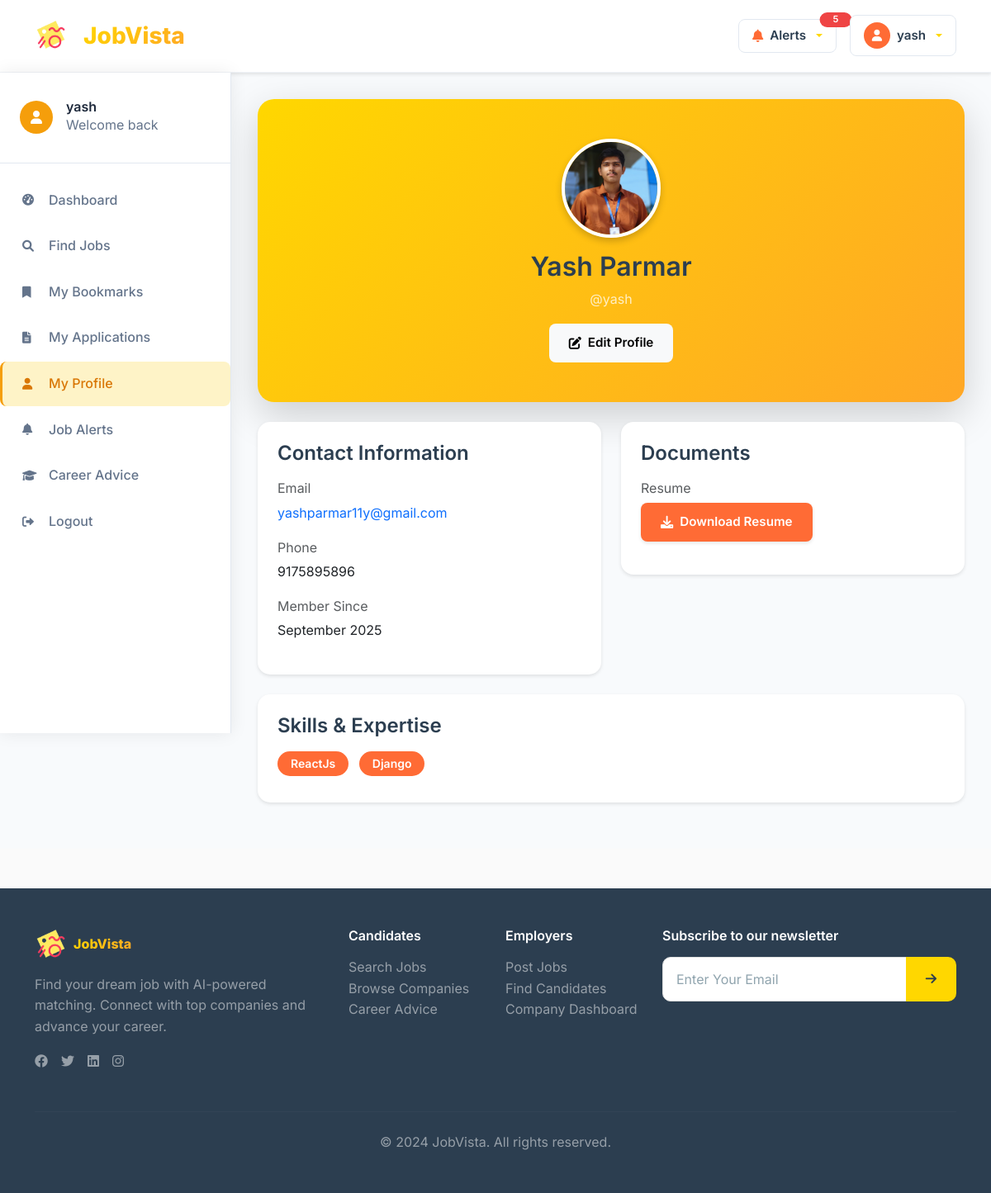
The app's page /profile/ (signed in) with its own data.
### accounts/models.py (models this page shows, shortened)
class UserProfile(models.Model):
    user = models.OneToOneField(User, on_delete=models.CASCADE)
    first_name = models.CharField(max_length=100, blank=True)
    last_name = models.CharField(max_length=100, blank=True)
    phone = models.CharField(max_length=15, blank=True)
    email = models.EmailField(blank=True)
    profile_picture = models.ImageField(upload_to=user_directory_path, blank=True, null=True)
    resume = models.FileField(upload_to=user_directory_path, blank=True, null=True)
    skills = models.TextField(blank=True)  # Comma-separated list like "ReactJS,Python"
    created_at = models.DateTimeField(auto_now_add=True)
    dateofbirth = models.DateField(blank=True, null=True)
    class Meta:
        get_latest_by = 'created_at'

### accounts/views.py (the view)
# urls.py: path('profile/', profile_view, name='profile_view'),
@login_required
def profile_view(request):
    try:
        profile = request.user.userprofile
    except UserProfile.DoesNotExist:
        messages.info(request, 'Please complete your profile first.')
        return redirect('profile_edit')
    skills_list = []
    if profile.skills:
        skills_list = [skill.strip() for skill in profile.skills.split(',') if skill.strip()]
    context = {
        'profile': profile,
        'skills_list': skills_list,
        'is_own_profile': True  # Since this is the user's own profile view
    }
    return render(request, 'accounts/profile_view.html', context)

### templates/accounts/profile_view.html (shortened to what this page needs)
{% extends 'base.html' %}
{% load static %}
{% block content %}
<div class="profile-container">
    <div class="sidebar">
        <div class="sidebar-header">
            <div class="d-flex align-items-center">
                <div id="sidebarToggle" class="rounded-circle me-3 d-flex align-items-center justify-content-center"
                     style="width: 40px; height: 40px; background: #f59e0b; color: white; cursor: pointer; transition: all 0.3s ease;">
                    <i class="fas fa-user"></i>
                </div>
                <div>
                    <h6 class="mb-0 font-semibold" style="color: #1e293b;">{{ user.first_name|default:user.username }}</h6>
                    <p class="mb-0 text-sm" style="color: #64748b;">Welcome back</p>
                </div>
            </div>
        </div>
        <nav class="sidebar-nav">
            <div class="nav-item">
                <a href="{% url 'dashboard' %}" class="nav-link">
                    <i class="fas fa-tachometer-alt"></i>
                    <span>Dashboard</span>
                </a>
            </div>
            <div class="nav-item">
                <a href="{% url 'find_jobs' %}" class="nav-link">
                    <i class="fas fa-search"></i>
                    <span>Find Jobs</span>
                </a>
            </div>
            <div class="nav-item">
                <a href="{% url 'user_bookmarks' %}" class="nav-link">
                    <i class="fas fa-bookmark"></i>
                    <span>My Bookmarks</span>
                </a>
            </div>
            <div class="nav-item">
                <a href="{% url 'my_applications' %}" class="nav-link">
                    <i class="fas fa-file-alt"></i>
                    <span>My Applications</span>
                </a>
            </div>
            <div class="nav-item">
                <a href="{% url 'profile_view' %}" class="nav-link active">
                    <i class="fas fa-user"></i>
                    <span>My Profile</span>
                </a>
            </div>
            <div class="nav-item">
                <a href="{% url 'job_alerts' %}" class="nav-link">
                    <i class="fas fa-bell"></i>
                    <span>Job Alerts</span>
                </a>
            </div>
            <div class="nav-item">
                <a href="{% url 'career_advice' %}" class="nav-link">
                    <i class="fas fa-graduation-cap"></i>
                    <span>Career Advice</span>
                </a>
            </div>
            <div class="nav-item">
                <a href="{% url 'logout' %}" class="nav-link">
                    <i class="fas fa-sign-out-alt"></i>
                    <span>Logout</span>
                </a>
            </div>
        </nav>
    </div>
    <div class="main-content">
        <div class="profile-wrapper">
            <div class="toast-container position-fixed top-0 end-0 p-3" style="z-index: 1055;">
            </div>
            <div class="card border-0 shadow-lg mb-4" style="border-radius: 20px; background: var(--gradient-primary);">
                <div class="card-body p-5 text-center text-white">
                    {% if profile.profile_picture %}
                        <img src="{{ profile.profile_picture.url }}" alt="Profile Picture"
                             class="rounded-circle mb-3" style="width: 120px; height: 120px; object-fit: cover; border: 4px solid white; box-shadow: 0 4px 8px rgba(0,0,0,0.2);">
                    {% else %}
                        <div class="rounded-circle mx-auto mb-3 d-flex align-items-center justify-content-center"
                             style="width: 120px; height: 120px; background: rgba(255,255,255,0.2); border: 4px solid white;">
                            <i class="fas fa-user fa-3x text-white"></i>
                        </div>
                    {% endif %}
                    <h2 class="font-bold mb-2">
                        {% if profile.first_name or profile.last_name %}
                            {{ profile.first_name }} {{ profile.last_name }}
                        {% else %}
                            {{ profile.user.username }}
                        {% endif %}
                    </h2>
                    <p class="mb-3 opacity-75">@{{ profile.user.username }}</p>
                    {% if is_own_profile %}
                        <a href="{% url 'profile_edit' %}" class="btn btn-light">
                            <i class="fas fa-edit me-2"></i>Edit Profile
                        </a>
                    {% endif %}
                </div>
            </div>
            <div class="row">
                <div class="col-md-6 mb-4">
                    <div class="card border-0 shadow-md" style="border-radius: 15px;">
                        <div class="card-body p-4">
                            <h4 class="font-bold mb-3" style="color: var(--text-primary);">Contact Information</h4>
                            <div class="mb-3">
                                <div class="font-medium text-muted mb-1">Email</div>
                                <div>
                                    {% if profile.email %}
                                        <a href="mailto:{{ profile.email }}" class="text-decoration-none">{{ profile.email }}</a>
                                    {% else %}
                                        <span class="text-muted">Not provided</span>
                                    {% endif %}
                                </div>
                            </div>
                            <div class="mb-3">
                                <div class="font-medium text-muted mb-1">Phone</div>
                                <div>
                                    {% if profile.phone %}
                                        {{ profile.phone }}
                                    {% else %}
                                        <span class="text-muted">Not provided</span>
                                    {% endif %}
                                </div>
                            </div>
                            <div class="mb-3">
                                <div class="font-medium text-muted mb-1">Member Since</div>
                                <div class="font-bold">{{ profile.created_at|date:"F Y" }}</div>
                            </div>
                        </div>
                    </div>
                </div>
                <div class="col-md-6 mb-4">
                    <div class="card border-0 shadow-md" style="border-radius: 15px;">
                        <div class="card-body p-4">
                            <h4 class="font-bold mb-3" style="color: var(--text-primary);">Documents</h4>
                            <div class="mb-3">
                                <div class="font-medium text-muted mb-1">Resume</div>
                                <div>
                                    {% if profile.resume %}
                                        <a href="{{ profile.resume.url }}" target="_blank" class="btn btn-primary btn-sm">
                                            <i class="fas fa-download me-2"></i>Download Resume
                                        </a>
                                    {% else %}
                                        <span class="text-muted">No resume uploaded</span>
                                    {% endif %}
                                </div>
                            </div>
                        </div>
                    </div>
                </div>
            </div>
            <div class="card border-0 shadow-md mb-4" style="border-radius: 15px;">
                <div class="card-body p-4">
                    <h4 class="font-bold mb-3" style="color: var(--text-primary);">Skills & Expertise</h4>
                    {% if skills_list %}
                        <div>
                            {% for skill in skills_list %}
                                <span class="badge me-2 mb-2" style="background: var(--accent); color: white; border-radius: 15px; padding: 8px 16px;">{{ skill }}</span>
                            {% endfor %}
                        </div>
                    {% else %}
                        <p class="text-muted mb-3">No skills added yet</p>
                        {% if is_own_profile %}
                            <a href="{% url 'profile_edit' %}" class="btn btn-primary">Add Skills</a>
                        {% endif %}
                    {% endif %}
                </div>
            </div>
        </div>
    </div>
</div>
{% endblock %}

### templates/base.html (shortened to what this page needs)
{% load static %}
<!DOCTYPE html>
<html lang="en">
<head>
    <link href="https://cdn.jsdelivr.net/npm/bootstrap@5.3.0/dist/css/bootstrap.min.css" rel="stylesheet">
    <link rel="stylesheet" href="https://cdnjs.cloudflare.com/ajax/libs/font-awesome/6.0.0/css/all.min.css">
</head>
<body {% if user.is_authenticated and user.customuser.role == 'company' %}class="company-theme"{% endif %}>
    <nav class="navbar">
    <div class="container">
        <div class="d-flex align-items-center justify-content-between w-100">
            <div class="d-flex align-items-center gap-4">
                <a href="{% url 'home' %}" class="navbar-brand">
                    <img src="{% static 'assets/logo/logo.png' %}" alt="JobVista" class="me-2" style="height: 2.5rem; width: auto;">
                    <span class="logo-text">JobVista</span>
                </a>
                </div>
            <div class="d-flex align-items-center gap-2">
                        {% if user.is_authenticated %}
                    <div class="dropdown me-2">
                        <button class="btn btn-outline dropdown-toggle d-flex align-items-center gap-2 position-relative" type="button" id="alertsDropdown" data-bs-toggle="dropdown" aria-expanded="false" style="border: 1px solid #e2e8f0; border-radius: 8px; padding: 0.5rem 1rem; background: white;">
                            <i class="fas fa-bell" style="color: var(--accent);"></i>
                            <span class="font-medium" style="color: var(--text-primary);">Alerts</span>
                            {% if notifications %}
                            <span class="position-absolute top-0 start-100 translate-middle badge rounded-pill" style="background: #ef4444; color: white; font-size: 0.7rem; min-width: 18px; height: 18px;">
                                {{ notifications|length }}
                            </span>
                            {% endif %}
                                </button>
                </div>
                    <div class="dropdown">
                        <button class="btn btn-outline dropdown-toggle d-flex align-items-center gap-2" type="button" id="userDropdown" data-bs-toggle="dropdown" aria-expanded="false" style="border: 1px solid #e2e8f0; border-radius: 8px; padding: 0.5rem 1rem; background: white;">
                            <div class="rounded-circle d-flex align-items-center justify-content-center" style="width: 32px; height: 32px; background: var(--accent); color: white; font-size: 0.875rem;">
                                <i class="fas fa-user"></i>
                            </div>
                            <span class="font-medium" style="color: var(--text-primary);">{{ user.first_name|default:user.username|truncatechars:15 }}</span>
                    </button>
        </div>
                {% else %}
                    <a href="{% url 'login' %}" class="btn btn-secondary">Sign In</a>
                    <a href="{% url 'signup' %}" class="btn btn-primary">Sign Up</a>
                {% endif %}
            </div>
            </div>
        </div>
    </nav>
    <main>
        {% block content %}
        {% endblock %}
    </main>
    <div id="toast-container" class="toast-container position-fixed top-0 end-0 p-3" style="z-index: 9999;"></div>
    <footer class="mt-5" style="background: var(--bg-dark);">
        <div class="container py-5">
            <div class="row">
                <div class="col-md-4 mb-4">
                    <div class="d-flex align-items-center mb-3">
                        <img src="{% static 'assets/logo/logo.png' %}" alt="JobVista" class="me-2" style="height: 2.5rem; width: auto;">
                        <span class="logo-text text-white">JobVista</span>
                    </div>
                    <p class="text-white-50">Find your dream job with AI-powered matching. Connect with top companies and advance your career.</p>
                    <div class="d-flex gap-3">
                        <a href="#" class="text-white-50"><i class="fab fa-facebook"></i></a>
                        <a href="#" class="text-white-50"><i class="fab fa-twitter"></i></a>
                        <a href="#" class="text-white-50"><i class="fab fa-linkedin"></i></a>
                        <a href="#" class="text-white-50"><i class="fab fa-instagram"></i></a>
                    </div>
                </div>
                <div class="col-md-2 mb-4">
                    <h6 class="font-bold mb-3 text-white">Candidates</h6>
                    <ul class="list-unstyled">
                        <li><a href="#" class="text-white-50 text-decoration-none">Search Jobs</a></li>
                        <li><a href="#" class="text-white-50 text-decoration-none">Browse Companies</a></li>
                        <li><a href="#" class="text-white-50 text-decoration-none">Career Advice</a></li>
                    </ul>
                </div>
                <div class="col-md-2 mb-4">
                    <h6 class="font-bold mb-3 text-white">Employers</h6>
                    <ul class="list-unstyled">
                        <li><a href="#" class="text-white-50 text-decoration-none">Post Jobs</a></li>
                        <li><a href="#" class="text-white-50 text-decoration-none">Find Candidates</a></li>
                        <li><a href="#" class="text-white-50 text-decoration-none">Company Dashboard</a></li>
                    </ul>
                </div>
                <div class="col-md-4 mb-4">
                    <h6 class="font-bold mb-3 text-white">Subscribe to our newsletter</h6>
                    <div class="input-group">
                        <input type="email" class="form-control" placeholder="Enter Your Email" style="border-radius: 10px 0 0 10px;">
                        <button class="btn" style="background: var(--primary); color: var(--text-primary); border-radius: 0 10px 10px 0;">
                            <i class="fas fa-arrow-right"></i>
                        </button>
                    </div>
                </div>
            </div>
            <hr class="my-4" style="border-color: rgba(255,255,255,0.1);">
            <div class="text-center">
                <p class="text-white-50 mb-0">&copy; 2024 JobVista. All rights reserved.</p>
            </div>
        </div>
    </footer>
</body>
</html>

### records on screen
UserProfile: profile_picture (picture), first_name "Yash", last_name "Parmar", user.username "yash", email "yashparmar11y@gmail.com", phone "9175895896", created_at "September 2025"

### other values on screen
{{ notifications|length }} "5"
{{ user.first_name|default:user.username|truncatechars:15 }} "yash"
{{ user.first_name|default:user.username }} "yash"
{{ skill }} "ReactJs" "Django"
